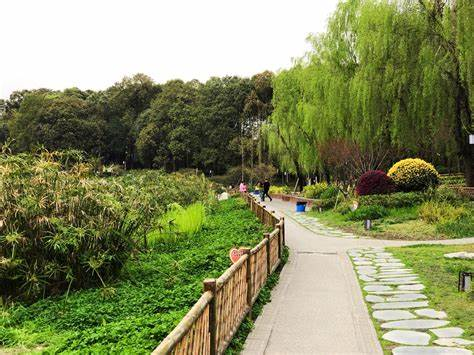
#> input picture 图像平滑/park.jpg, 474 x 355 px
$ python '掩膜的应用.py'
#> lines starting #> are read from the running program, lines starting #| are printed output that depends on the picture
import numpy as np
import cv2 as cv
from matplotlib import pyplot as plt
# 1. 直接以灰度图的方式读入
img = cv.imread('park.jpg',0)
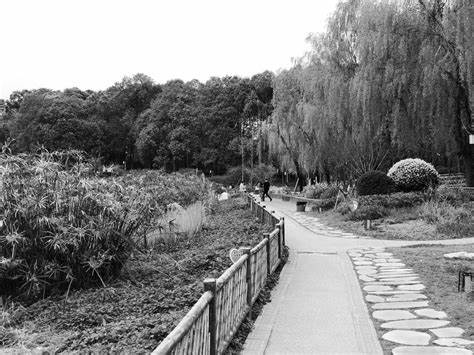
#> img: shape (355, 474); min 0, max 255, mean 132.6
# 2. 创建蒙版
mask = np.zeros(img.shape[:2], np.uint8)
mask[400:650, 200:500] = 255
# 3.掩模
masked_img = cv.bitwise_and(img,img,mask = mask)
#> masked_img: shape (355, 474); every value is 0
# 4. 统计掩膜后图像的灰度图
mask_histr = cv.calcHist([img],[0],mask,[256],[1,256])
#> mask_histr = 256 values from 0 to 0
# 5. 图像展示
fig,axes=plt.subplots(nrows=2,ncols=2,figsize=(10,8))
axes[0,0].imshow(img,cmap=plt.cm.gray)
axes[0,0].set_title("原图")
axes[0,1].imshow(mask,cmap=plt.cm.gray)
axes[0,1].set_title("蒙版数据")
axes[1,0].imshow(masked_img,cmap=plt.cm.gray)
axes[1,0].set_title("掩膜后数据")
axes[1,1].plot(mask_histr)
axes[1,1].grid()
axes[1,1].set_title("灰度直方图")
plt.show()
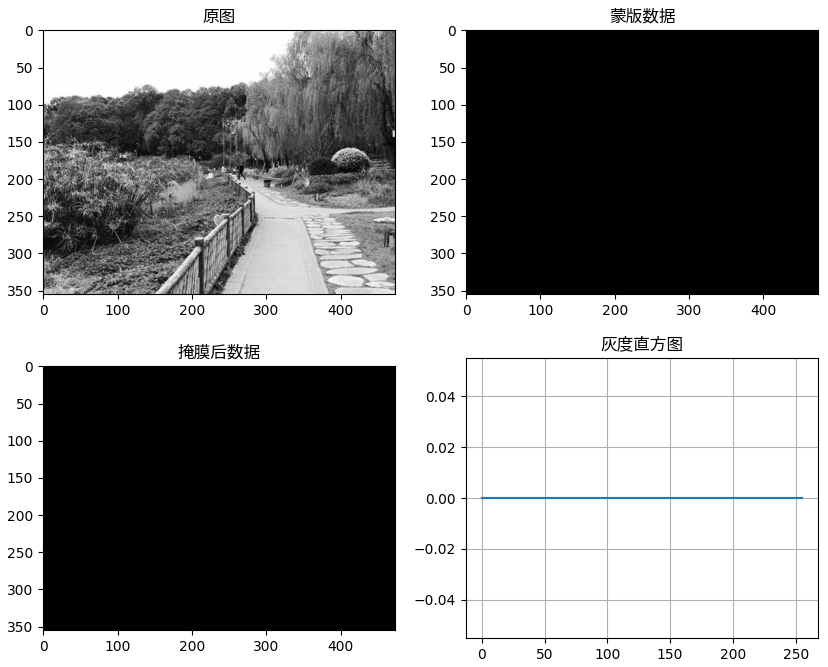
#> figure drawn by matplotlib, 4 panels
